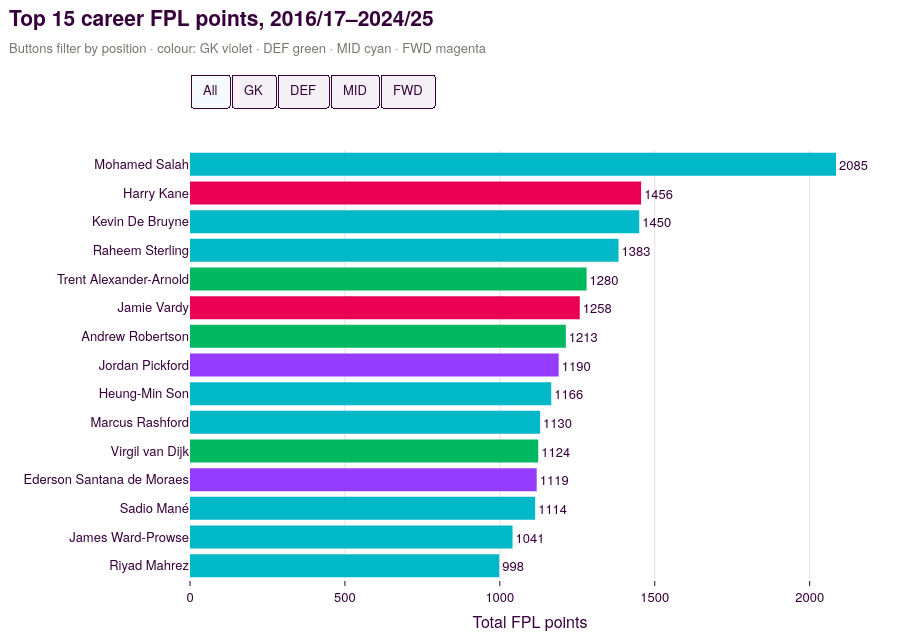

Source (notebook cell):
### Markdown cell above
**Interactive leaderboard.** Use the buttons to filter by position. Bars are coloured by position, using the same colours as FPL.

### Code cell
if not fpl_top_players.empty:
    TOP_N = 15
    filters = ["All"] + POS_ORDER
    fig_lb = go.Figure()
    ticktexts = {}
    for f in filters:
        d = (fpl_top_players if f == "All" else fpl_top_players[fpl_top_players["Position"] == f]).head(TOP_N)
        ticktexts[f] = d["player"].tolist()
        # y = rank (1…15) rather than the name, so each filter keeps its own ordering on a shared axis
        fig_lb.add_trace(go.Bar(
            x=d["FPL_points"], y=np.arange(1, len(d) + 1), orientation="h", visible=(f == "All"), name=f,
            marker=dict(color=[POS_COLORS[p] for p in d["Position"]]),
            text=d["FPL_points"].astype(int), textposition="outside", textfont=dict(color=PL["purple"]),
            customdata=d[["player", "Club", "Seasons", "Goals", "Assists", "Points_per_90"]].to_numpy(),
            hovertemplate="<b>%{customdata[0]}</b> (%{customdata[1]})<br>FPL points: %{x}<br>Seasons: %{customdata[2]}"
                          "<br>Goals %{customdata[3]} · Assists %{customdata[4]}<br>Pts/90: %{customdata[5]:.2f}<extra></extra>",
        ))
    buttons = [dict(label=f, method="update",
                    args=[{"visible": [f == g for g in filters]},
                          {"yaxis.ticktext": ticktexts[f], "yaxis.tickvals": list(range(1, len(ticktexts[f]) + 1))}])
               for f in filters]
    fig_lb.update_layout(
        title=pl_title(f"Top {TOP_N} career FPL points, 2016/17–2024/25",
                       "Buttons filter by position · colour: GK violet · DEF green · MID cyan · FWD magenta"),
        updatemenus=[dict(type="buttons", direction="right", buttons=buttons, x=0, xanchor="left", y=1.1,
                          yanchor="bottom", bgcolor=PL["light"], bordercolor=PL["purple"],
                          font=dict(color=PL["purple"]), showactive=True)],
        yaxis=dict(autorange="reversed", tickmode="array", tickvals=list(range(1, TOP_N + 1)),
                   ticktext=ticktexts["All"], showgrid=False),
        xaxis=dict(title="Total FPL points", gridcolor=PL["grid"], showgrid=True),
        showlegend=False, height=640, margin=dict(t=150, l=190),
    )
    fig_lb.show()

### Figure 1 — Plotly figure (JSON) as saved in the notebook; plotly's stock layout.template omitted (floating-point values rounded to 4 significant figures)
{"data": [{"customdata": [["Mohamed Salah", "Liverpool", 8, 184, 97, 7.797], ["Harry Kane", "Tottenham", 8, 163, 51, 6.446], ["Kevin De Bruyne", "Man City", 9, 65, 122, 6.788], ["Raheem Sterling", "Arsenal", 9, 99, 82, 6.378], ["Trent Alexander-Arnold", "Liverpool", 9, 18, 73, 5.567], ["Jamie Vardy", "Leicester", 8, 116, 49, 5.363], ["Andrew Robertson", "Liverpool", 9, 11, 61, 4.612], ["Jordan Pickford", "Everton", 9, 0, 2, 3.702], ["Heung-Min Son", "Tottenham", 6, 89, 59, 6.999], ["Marcus Rashford", "Aston Villa", 9, 84, 50, 5.301], ["Virgil van Dijk", "Liverpool", 9, 22, 13, 4.272], ["Ederson Santana de Moraes", "Man City", 8, 0, 7, 4.109], ["Sadio Mané", "Liverpool", 6, 90, 44, 6.314], ["James Ward-Prowse", "West Ham", 9, 54, 38, 4.006], ["Riyad Mahrez", "Man City", 8, 61, 62, 6.245]], "hovertemplate": "<b>%{customdata[0]}</b> (%{customdata[1]})<br>FPL points: %{x}<br>Seasons: %{customdata[2]}<br>Goals %{customdata[3]} · Assists %{customdata[4]}<br>Pts/90: %{customdata[5]:.2f}<extra></extra>", "marker": {"color": ["#00B8C8", "#E90052", "#00B8C8", "#00B8C8", "#00B860", "#E90052", "#00B860", "#963CFF", "#00B8C8", "#00B8C8", "#00B860", "#963CFF", "#00B8C8", "#00B8C8", "#00B8C8"]}, "name": "All", "orientation": "h", "text": [2085.0, 1456.0, 1450.0, 1383.0, 1280.0, 1258.0, 1213.0, 1190.0, 1166.0, 1130.0, 1124.0, 1119.0, 1114.0, 1041.0, 998.0], "textfont": {"color": "#37003C"}, "textposition": "outside", "type": "bar", "visible": true, "x": [2085, 1456, 1450, 1383, 1280, 1258, 1213, 1190, 1166, 1130, 1124, 1119, 1114, 1041, 998], "y": [1, 2, 3, 4, 5, 6, 7, 8, 9, 10, 11, 12, 13, 14, 15]}, {"customdata": [["Jordan Pickford", "Everton", 9, 0, 2, 3.702], ["Ederson Santana de Moraes", "Man City", 8, 0, 7, 4.109], ["Alisson Ramses Becker", "Liverpool", 7, 1, 3, 4.362], ["Hugo Lloris", "Tottenham", 8, 0, 0, 4.153], ["Lukasz Fabianski", "West Ham", 8, 0, 0, 3.66], ["Nick Pope", "Newcastle", 9, 0, 0, 4.15], ["Kasper Schmeichel", "Leicester", 7, 0, 0, 3.591], ["Bernd Leno", "Fulham", 7, 0, 2, 3.547], ["Aaron Ramsdale", "Southampton", 8, 0, 1, 3.519], ["David de Gea", "Man United", 5, 0, 0, 3.564], ["Ben Foster", "Watford", 5, 0, 1, 3.294], ["Vicente Guaita", "Crystal Palace", 6, 0, 0, 3.784], ["Martin Dubravka", "Newcastle", 7, 0, 0, 3.694], ["David Raya Martin", "Arsenal", 4, 0, 0, 4.076], ["Kepa Arrizabalaga", "Bournemouth", 7, 0, 0, 3.604]], "hovertemplate": "<b>%{customdata[0]}</b> (%{customdata[1]})<br>FPL points: %{x}<br>Seasons: %{customdata[2]}<br>Goals %{customdata[3]} · Assists %{customdata[4]}<br>Pts/90: %{customdata[5]:.2f}<extra></extra>", "marker": {"color": ["#963CFF", "#963CFF", "#963CFF", "#963CFF", "#963CFF", "#963CFF", "#963CFF", "#963CFF", "#963CFF", "#963CFF", "#963CFF", "#963CFF", "#963CFF", "#963CFF", "#963CFF"]}, "name": "GK", "orientation": "h", "text": [1190.0, 1119.0, 995.0, 926.0, 919.0, 912.0, 767.0, 751.0, 644.0, 622.0, 583.0, 560.0, 557.0, 538.0, 501.0], "textfont": {"color": "#37003C"}, "textposition": "outside", "type": "bar", "visible": false, "x": [1190, 1119, 995, 926, 919, 912, 767, 751, 644, 622, 583, 560, 557, 538, 501], "y": [1, 2, 3, 4, 5, 6, 7, 8, 9, 10, 11, 12, 13, 14, 15]}, {"customdata": [["Trent Alexander-Arnold", "Liverpool", 9, 18, 73, 5.567], ["Andrew Robertson", "Liverpool", 9, 11, 61, 4.612], ["Virgil van Dijk", "Liverpool", 9, 22, 13, 4.272], ["Kyle Walker", "Man City", 9, 3, 25, 4.155], ["James Tarkowski", "Everton", 9, 10, 11, 3.063], ["César Azpilicueta", "Chelsea", 8, 8, 28, 4.125], ["Marcos Alonso", "Chelsea", 7, 25, 25, 5.516], ["Lewis Dunk", "Brighton", 8, 16, 8, 2.999], ["Harry Maguire", "Man United", 9, 14, 14, 3.17], ["Michael Keane", "Everton", 9, 16, 9, 3.451], ["Ben Mee", "Brentford", 9, 12, 9, 3.153], ["Lucas Digne", "Aston Villa", 7, 6, 35, 3.655], ["Kieran Trippier", "Newcastle", 8, 5, 39, 5.157], ["Aaron Cresswell", "West Ham", 9, 6, 26, 3.237], ["Aaron Wan-Bissaka", "West Ham", 9, 4, 20, 3.386]], "hovertemplate": "<b>%{customdata[0]}</b> (%{customdata[1]})<br>FPL points: %{x}<br>Seasons: %{customdata[2]}<br>Goals %{customdata[3]} · Assists %{customdata[4]}<br>Pts/90: %{customdata[5]:.2f}<extra></extra>", "marker": {"color": ["#00B860", "#00B860", "#00B860", "#00B860", "#00B860", "#00B860", "#00B860", "#00B860", "#00B860", "#00B860", "#00B860", "#00B860", "#00B860", "#00B860", "#00B860"]}, "name": "DEF", "orientation": "h", "text": [1280.0, 1213.0, 1124.0, 925.0, 884.0, 878.0, 788.0, 783.0, 756.0, 747.0, 742.0, 705.0, 691.0, 679.0, 679.0], "textfont": {"color": "#37003C"}, "textposition": "outside", "type": "bar", "visible": false, "x": [1280, 1213, 1124, 925, 884, 878, 788, 783, 756, 747, 742, 705, 691, 679, 679], "y": [1, 2, 3, 4, 5, 6, 7, 8, 9, 10, 11, 12, 13, 14, 15]}, {"customdata": [["Mohamed Salah", "Liverpool", 8, 184, 97, 7.797], ["Kevin De Bruyne", "Man City", 9, 65, 122, 6.788], ["Raheem Sterling", "Arsenal", 9, 99, 82, 6.378], ["Heung-Min Son", "Tottenham", 6, 89, 59, 6.999], ["Marcus Rashford", "Aston Villa", 9, 84, 50, 5.301], ["Sadio Mané", "Liverpool", 6, 90, 44, 6.314], ["James Ward-Prowse", "West Ham", 9, 54, 38, 4.006], ["Riyad Mahrez", "Man City", 8, 61, 62, 6.245], ["James Maddison", "Tottenham", 7, 56, 58, 5.268], ["Wilfried Zaha", "Crystal Palace", 7, 62, 43, 4.278], ["Bukayo Saka", "Arsenal", 7, 53, 55, 5.478], ["Jarrod Bowen", "West Ham", 7, 56, 53, 5.213], ["Abdoulaye Doucouré", "Everton", 9, 36, 30, 3.454], ["Christian Eriksen", "Man United", 8, 33, 61, 5.053], ["Alex Iwobi", "Fulham", 9, 29, 39, 4.037]], "hovertemplate": "<b>%{customdata[0]}</b> (%{customdata[1]})<br>FPL points: %{x}<br>Seasons: %{customdata[2]}<br>Goals %{customdata[3]} · Assists %{customdata[4]}<br>Pts/90: %{customdata[5]:.2f}<extra></extra>", "marker": {"color": ["#00B8C8", "#00B8C8", "#00B8C8", "#00B8C8", "#00B8C8", "#00B8C8", "#00B8C8", "#00B8C8", "#00B8C8", "#00B8C8", "#00B8C8", "#00B8C8", "#00B8C8", "#00B8C8", "#00B8C8"]}, "name": "MID", "orientation": "h", "text": [2085.0, 1450.0, 1383.0, 1166.0, 1130.0, 1114.0, 1041.0, 998.0, 961.0, 929.0, 920.0, 919.0, 867.0, 865.0, 856.0], "textfont": {"color": "#37003C"}, "textposition": "outside", "type": "bar", "visible": false, "x": [2085, 1450, 1383, 1166, 1130, 1114, 1041, 998, 961, 929, 920, 919, 867, 865, 856], "y": [1, 2, 3, 4, 5, 6, 7, 8, 9, 10, 11, 12, 13, 14, 15]}, {"customdata": [["Harry Kane", "Tottenham", 8, 163, 51, 6.446], ["Jamie Vardy", "Leicester", 8, 116, 49, 5.363], ["Chris Wood", "Nott'm Forest", 8, 88, 12, 5.021], ["Roberto Firmino", "Liverpool", 7, 72, 52, 5.384], ["Gabriel Fernando de Jesus", "Arsenal", 9, 76, 51, 6.075], ["Callum Wilson", "Newcastle", 9, 83, 34, 5.261], ["Richarlison de Andrade", "Tottenham", 8, 64, 38, 4.802], ["Ollie Watkins", "Aston Villa", 5, 75, 46, 5.25], ["Michail Antonio", "West Ham", 9, 60, 46, 4.702], ["Raúl Jiménez", "Fulham", 7, 59, 28, 4.753], ["Jordan Ayew", "Leicester", 9, 35, 30, 3.593], ["Dominic Calvert-Lewin", "Everton", 9, 57, 28, 4.335], ["Anthony Martial", "Man United", 8, 52, 36, 6.215], ["Sergio Agüero", "Man City", 5, 82, 29, 7.293], ["Danny Ings", "West Ham", 9, 59, 23, 5.786]], "hovertemplate": "<b>%{customdata[0]}</b> (%{customdata[1]})<br>FPL points: %{x}<br>Seasons: %{customdata[2]}<br>Goals %{customdata[3]} · Assists %{customdata[4]}<br>Pts/90: %{customdata[5]:.2f}<extra></extra>", "marker": {"color": ["#E90052", "#E90052", "#E90052", "#E90052", "#E90052", "#E90052", "#E90052", "#E90052", "#E90052", "#E90052", "#E90052", "#E90052", "#E90052", "#E90052", "#E90052"]}, "name": "FWD", "orientation": "h", "text": [1456.0, 1258.0, 984.0, 983.0, 905.0, 903.0, 902.0, 888.0, 885.0, 767.0, 760.0, 756.0, 722.0, 715.0, 708.0], "textfont": {"color": "#37003C"}, "textposition": "outside", "type": "bar", "visible": false, "x": [1456, 1258, 984, 983, 905, 903, 902, 888, 885, 767, 760, 756, 722, 715, 708], "y": [1, 2, 3, 4, 5, 6, 7, 8, 9, 10, 11, 12, 13, 14, 15]}], "layout": {"height": 640, "margin": {"l": 190, "t": 150}, "showlegend": false, "title": {"text": "<b>Top 15 career FPL points, 2016/17–2024/25</b><br><span style='font-size:13px;color:#76766F'>Buttons filter by position · colour: GK violet · DEF green · MID cyan · FWD magenta</span>"}, "updatemenus": [{"bgcolor": "#F4F0F5", "bordercolor": "#37003C", "buttons": [{"args": [{"visible": [true, false, false, false, false]}, {"yaxis.ticktext": ["Mohamed Salah", "Harry Kane", "Kevin De Bruyne", "Raheem Sterling", "Trent Alexander-Arnold", "Jamie Vardy", "Andrew Robertson", "Jordan Pickford", "Heung-Min Son", "Marcus Rashford", "Virgil van Dijk", "Ederson Santana de Moraes", "Sadio Mané", "James Ward-Prowse", "Riyad Mahrez"], "yaxis.tickvals": [1, 2, 3, 4, 5, 6, 7, 8, 9, 10, 11, 12, 13, 14, 15]}], "label": "All", "method": "update"}, {"args": [{"visible": [false, true, false, false, false]}, {"yaxis.ticktext": ["Jordan Pickford", "Ederson Santana de Moraes", "Alisson Ramses Becker", "Hugo Lloris", "Lukasz Fabianski", "Nick Pope", "Kasper Schmeichel", "Bernd Leno", "Aaron Ramsdale", "David de Gea", "Ben Foster", "Vicente Guaita", "Martin Dubravka", "David Raya Martin", "Kepa Arrizabalaga"], "yaxis.tickvals": [1, 2, 3, 4, 5, 6, 7, 8, 9, 10, 11, 12, 13, 14, 15]}], "label": "GK", "method": "update"}, {"args": [{"visible": [false, false, true, false, false]}, {"yaxis.ticktext": ["Trent Alexander-Arnold", "Andrew Robertson", "Virgil van Dijk", "Kyle Walker", "James Tarkowski", "César Azpilicueta", "Marcos Alonso", "Lewis Dunk", "Harry Maguire", "Michael Keane", "Ben Mee", "Lucas Digne", "Kieran Trippier", "Aaron Cresswell", "Aaron Wan-Bissaka"], "yaxis.tickvals": [1, 2, 3, 4, 5, 6, 7, 8, 9, 10, 11, 12, 13, 14, 15]}], "label": "DEF", "method": "update"}, {"args": [{"visible": [false, false, false, true, false]}, {"yaxis.ticktext": ["Mohamed Salah", "Kevin De Bruyne", "Raheem Sterling", "Heung-Min Son", "Marcus Rashford", "Sadio Mané", "James Ward-Prowse", "Riyad Mahrez", "James Maddison", "Wilfried Zaha", "Bukayo Saka", "Jarrod Bowen", "Abdoulaye Doucouré", "Christian Eriksen", "Alex Iwobi"], "yaxis.tickvals": [1, 2, 3, 4, 5, 6, 7, 8, 9, 10, 11, 12, 13, 14, 15]}], "label": "MID", "method": "update"}, {"args": [{"visible": [false, false, false, false, true]}, {"yaxis.ticktext": ["Harry Kane", "Jamie Vardy", "Chris Wood", "Roberto Firmino", "Gabriel Fernando de Jesus", "Callum Wilson", "Richarlison de Andrade", "Ollie Watkins", "Michail Antonio", "Raúl Jiménez", "Jordan Ayew", "Dominic Calvert-Lewin", "Anthony Martial", "Sergio Agüero", "Danny Ings"], "yaxis.tickvals": [1, 2, 3, 4, 5, 6, 7, 8, 9, 10, 11, 12, 13, 14, 15]}], "label": "FWD", "method": "update"}], "direction": "right", "font": {"color": "#37003C"}, "showactive": true, "type": "buttons", "x": 0, "xanchor": "left", "y": 1.1, "yanchor": "bottom"}], "xaxis": {"gridcolor": "#E6DCE8", "showgrid": true, "title": {"text": "Total FPL points"}}, "yaxis": {"autorange": "reversed", "showgrid": false, "tickmode": "array", "ticktext": ["Mohamed Salah", "Harry Kane", "Kevin De Bruyne", "Raheem Sterling", "Trent Alexander-Arnold", "Jamie Vardy", "Andrew Robertson", "Jordan Pickford", "Heung-Min Son", "Marcus Rashford", "Virgil van Dijk", "Ederson Santana de Moraes", "Sadio Mané", "James Ward-Prowse", "Riyad Mahrez"], "tickvals": [1, 2, 3, 4, 5, 6, 7, 8, 9, 10, 11, 12, 13, 14, 15]}}}
